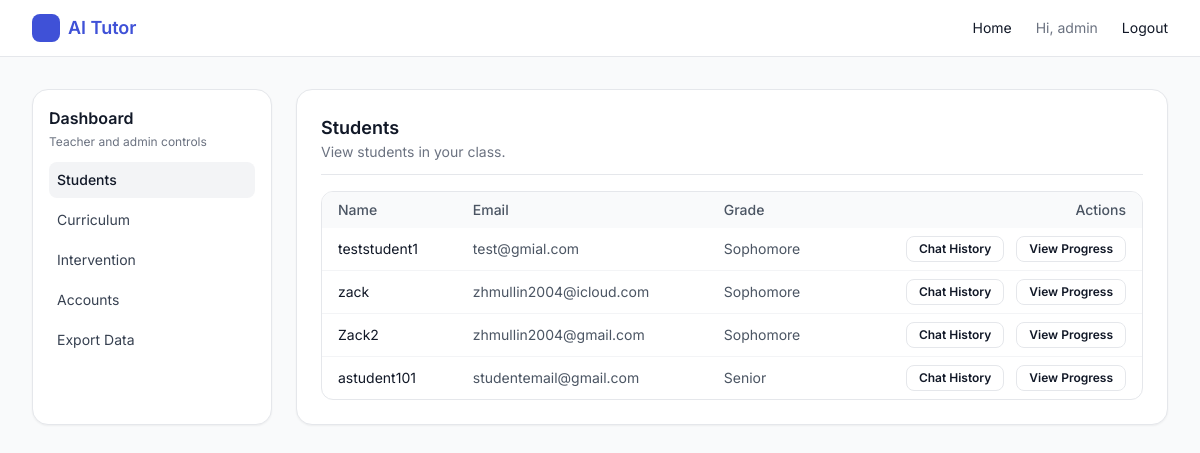
/tutor/dashboard/ (signed in), run on an earlier commit of the app's database.
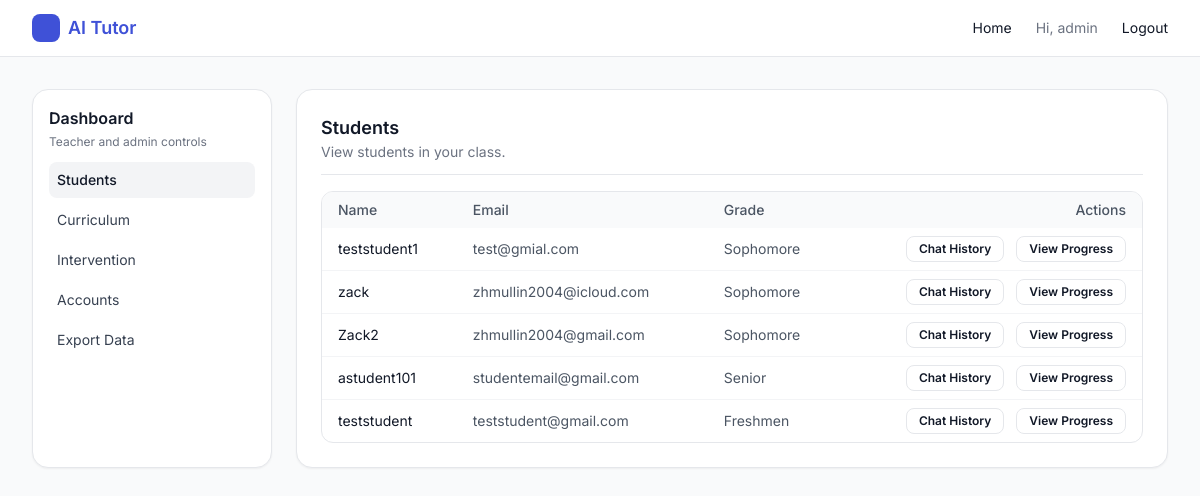
And on a later commit of the database.
### tutor/models.py (models this page shows, shortened)
class StudentProfile(models.Model):
    user = models.OneToOneField(settings.AUTH_USER_MODEL, on_delete=models.CASCADE)
    school = models.CharField(max_length=200, blank=True)
    grade = models.CharField(max_length=50, blank=True)
    classes = models.TextField(blank=True)  # comma-separated list
    teacher = models.ForeignKey(
        TeacherProfile,
        null=True,
        blank=True,
        on_delete=models.SET_NULL,
        related_name="students",
    )

### tutor/views.py (the view)
# urls.py: path("dashboard/", dashboard_page, name="dashboard"),
@login_required
@user_passes_test(is_teacher_or_admin)
def dashboard_page(request):
    teachers = TeacherProfile.objects.select_related("user").all()
    admins = AdminProfile.objects.select_related("user").all()
    is_admin_flag = is_admin(request.user)
    try:
        teacher_profile = TeacherProfile.objects.get(user=request.user)
    except TeacherProfile.DoesNotExist:
        teacher_profile = None
    is_teacher_flag = teacher_profile is not None
    if is_admin_flag:
        students = StudentProfile.objects.select_related("user", "teacher").all()
    elif is_teacher_flag:
        students = StudentProfile.objects.select_related("user", "teacher").filter(
            teacher=teacher_profile
        )
    else:
        students = StudentProfile.objects.none()
    files = []
    if os.path.exists(settings.CURRICULUM_ROOT):
        files = sorted(os.listdir(settings.CURRICULUM_ROOT))
    context = {
        "teachers": teachers,
        "admins": admins,
        "students": students,
        "curriculum_files": files,
        "is_admin": is_admin_flag,
        "is_teacher": is_teacher_flag,
    }
    return render(request, "dashboard_admin_mentor.html", context)

### tutor/utils.py (called while the page is built)
def is_teacher_or_admin(user):
    if not user.is_authenticated:
        return False
    if user.is_superuser:
        return True
    is_teacher = TeacherProfile.objects.filter(user=user).exists()
    is_admin = AdminProfile.objects.filter(user=user).exists()
    return is_teacher or is_admin

def is_admin(user):
    if not user.is_authenticated:
        return False
    if user.is_superuser:
        return True
    is_admin = AdminProfile.objects.filter(user=user).exists()
    return is_admin

### tutor/templates/dashboard_admin_mentor.html (shortened to what this page needs)
{% extends "base.html" %}
{% block content %}
<div class="grid lg:grid-cols-[240px_minmax(0,1fr)] gap-6">
  <aside class="bg-white rounded-2xl border shadow-sm p-4">
    <div class="mb-3">
      <h3 class="font-semibold text-gray-900">Dashboard</h3>
      <p class="text-xs text-gray-500 mt-1">Teacher and admin controls</p>
    </div>
    <nav>
      <ul id="dashboardNav" class="space-y-1 text-sm">
        <li>
          <button
            class="w-full text-left p-2 rounded-lg bg-gray-100 font-medium text-gray-900"
            data-section="students">
            Students
          </button>
        </li>
        <li>
          <button
            class="w-full text-left p-2 rounded-lg hover:bg-gray-50 text-gray-700"
            data-section="curriculum">
            Curriculum
          </button>
        </li>
        <li>
          <button
            class="w-full text-left p-2 rounded-lg hover:bg-gray-50 text-gray-700"
            data-section="intervention">
            Intervention
          </button>
        </li>
        {% if is_admin %}
        <li>
          <button
            class="w-full text-left p-2 rounded-lg hover:bg-gray-50 text-gray-700"
            data-section="accounts">
            Accounts
          </button>
        </li>
        {% endif %}
        <li>
          <button
            class="w-full text-left p-2 rounded-lg hover:bg-gray-50 text-gray-700"
            data-section="export">
            Export Data
          </button>
        </li>
      </ul>
    </nav>
  </aside>
  <section class="bg-white rounded-2xl border shadow-sm flex flex-col p-6">
    <header class="mb-4 border-b pb-3">
      <h2 id="dashboardSectionTitle" class="text-lg font-semibold text-gray-900">
      </h2>
      <p class="text-sm text-gray-500" id="dashboardSectionSubtitle">
      </p>
    </header>
    <div id="dashboardContent" class="flex-1">
      <div id="section-students" class="space-y-6 hidden"><div>
          <div class="border rounded-xl overflow-hidden">
            <table class="min-w-full text-sm">
              <thead class="bg-gray-50 text-gray-600">
                <tr>
                  <th class="px-4 py-2 text-left font-medium">Name</th>
                  <th class="px-4 py-2 text-left font-medium">Email</th>
                  <th class="px-4 py-2 text-left font-medium">Grade</th>
                  <th class="px-4 py-2 text-right font-medium">Actions</th>
                </tr>
              </thead>
              <tbody class="divide-y divide-gray-100">
                {% for s in students %}
                  <tr>
                    <td class="px-4 py-2">
                      {{ s.user.get_full_name|default:s.user.username }}
                    </td>
                    <td class="px-4 py-2 text-gray-600">
                      {{ s.user.email }}
                    </td>
                    <td class="px-4 py-2 text-gray-600">
                      {{ s.grade }}
                    </td>
                    <td class="px-4 py-2 text-right space-x-2">
                      <button
                        type="button"
                        class="inline-flex items-center rounded-lg border px-3 py-1 text-xs font-semibold hover:bg-gray-50 chat-history-btn"
                        data-role="student"
                        data-student-id="{{ s.user.id }}"
                        data-classes="{{ s.classes|default_if_none:''|escapejs }}"
                        data-teacher-id="{{ s.teacher.id|default:'' }}">
                        Chat History
                      </button>
                      <button
                        type="button"
                        class="inline-flex items-center rounded-lg border px-3 py-1 text-xs font-semibold hover:bg-gray-50 view-progress-btn"
                        data-role="student"
                        data-user-id="{{ s.user.id }}">
                        View Progress
                      </button>
                    </td>
                  </tr>
                {% empty %}
                  <tr>
                    <td colspan="4" class="px-4 py-3 text-center text-gray-400">
                      No students found.
                    </td>
                  </tr>
                {% endfor %}
              </tbody>
            </table>
          </div>
        </div>
      </div>
    </div>
  </section>
</div>
{% endblock %}

### tutor/templates/base.html (shortened to what this page needs)
<!DOCTYPE html>
<html lang="en">
<head>
  <script src="https://cdn.tailwindcss.com"></script>
</head>
<body class="bg-gray-50 text-gray-900">
  <nav class="bg-white border-b border-gray-200">
    <div class="max-w-7xl mx-auto px-4 sm:px-6 lg:px-8 h-14 flex items-center justify-between">
      <a href="/" class="flex items-center gap-2 font-semibold text-brand-600 text-lg">
        <div class="h-7 w-7 bg-brand-600 rounded-lg"></div>
        AI Tutor
      </a>
      <div class="flex items-center gap-6 text-sm">
        <a href="/" class="hover:text-brand-700">Home</a>
        {% if user.is_authenticated %}
          <span class="text-gray-500">Hi, {{ user.username }}</span>
          <form action="/logout/" method="post" class="inline">
            <button type="submit" class="hover:text-brand-700">Logout</button>
          </form>
        {% else %}
          <a href="/login/" class="hover:text-brand-700">Login</a>
          <a href="/signup/" class="hover:text-brand-700">Signup</a>
        {% endif %}
      </div>
    </div>
  </nav>
  <main class="max-w-7xl mx-auto px-4 sm:px-6 lg:px-8 py-8">
    {% block content %}{% endblock %}
  </main>
</body>
</html>

### tutor/templates/base.html (style rules this page uses)
body { font-family: 'Inter', system-ui, sans-serif; }

What changed in the data, as far as the page shows it:
added StudentProfile: user.get_full_name "teststudent", user.email "teststudent@gmail.com", grade "Freshmen"
